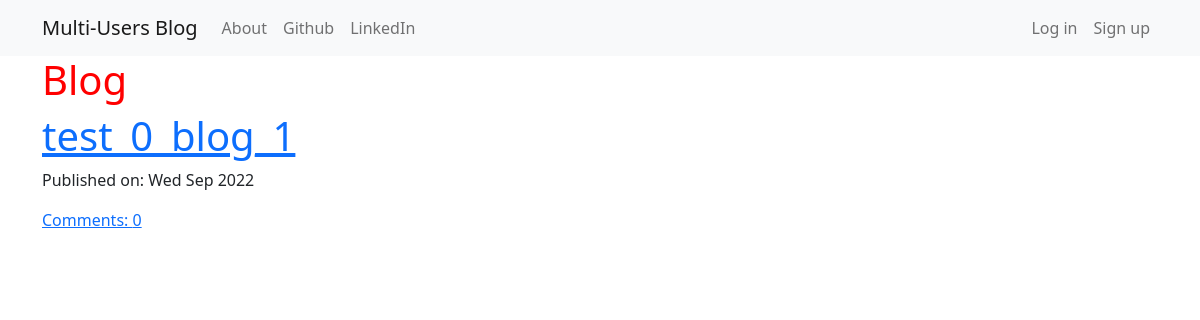
The page / on the database its author committed.
### Blog/models.py (models this page shows, shortened)
class BlogContext(models.Model):
    publisher = models.ForeignKey('auth.User', on_delete=models.CASCADE)  # 外键连接superuser
    title = models.CharField(max_length=256)
    tag = models.CharField(max_length=256)
    content = models.TextField()
    create_time = models.DateTimeField(default=timezone.now)  # 创建时间
    publish_time = models.DateTimeField(blank=True, null=True)  # 发布时间
    modify_time = models.DateTimeField(blank=True, null=True)  # 修改时间
    approve_comments = models.BooleanField(default=True)  # 是否允许评论
    def count_comments(self):
        if self.approve_comments == True:
            return self.comments.filter(create_time__isnull=False)
        else:
            return self.comments.filter(create_time__isnull=True)

### Blog/views.py (the view)
# urls.py: path("", views.Post.as_view(), name='home_page'),
class Post(generic.ListView):
    model = BlogContext
    template_name = 'blog/index.html'
    def get_queryset(self):
        return BlogContext.objects.filter(publish_time__lte=timezone.now()).order_by('-publish_time')  # __lte是指less or equal to；-意味着按照递减序列排序

### Blog/templates/blog/index.html
{% extends 'blog/base.html' %}
{% block content %}
<div class="centerstage">
    <h1>Blog</h1>
    {% for blog in blogcontext_list %}
        <div class="post">
            <h1><a href="{% url 'blog_content' pk=blog.pk %}">{{ blog.title }}</a></h1>
            <div class="date">
                <p>Published on: {{ blog.publish_time|date:"D M Y"}}</p>
            </div>
            <a href="{% url 'blog_content' pk=blog.pk %}">Comments: {{ blog.count_comments.count }}</a>
        </div>
    {% endfor %}
</div>
{% endblock %}

### Blog/static/css/blog.css (style rules this page uses)
h1 { color: red; }

### rows shown on the page
BlogContext: title "test_0_blog_1", publish_time "Wed Sep 2022", count_comments.count "0"
